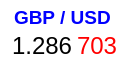
     <widget class="QWidget" name="widget1" native="true">
      <property name="geometry">
       <rect>
        <x>10</x>
        <y>10</y>
        <width>137</width>
        <height>68</height>
       </rect>
      </property>
      <property name="styleSheet">
       <string notr="true">background-color: rgb(255, 255, 255);
border-radius: 10px
</string>
      </property>
      <widget class="QLabel" name="labelGBPUSD1">
       <property name="geometry">
        <rect>
         <x>14</x>
         <y>2</y>
         <width>111</width>
         <height>31</height>
        </rect>
       </property>
       <property name="font">
        <font>
         <pointsize>14</pointsize>
         <weight>75</weight>
         <bold>true</bold>
        </font>
       </property>
       <property name="styleSheet">
        <string notr="true">color: rgb(0, 0, 255);
</string>
       </property>
       <property name="text">
        <string>GBP / USD</string>
       </property>
      </widget>
      <widget class="QLabel" name="labelGBPUSD2">
       <property name="geometry">
        <rect>
         <x>12</x>
         <y>30</y>
         <width>61</width>
         <height>31</height>
        </rect>
       </property>
       <property name="font">
        <font>
         <pointsize>18</pointsize>
        </font>
       </property>
       <property name="styleSheet">
        <string notr="true"/>
       </property>
       <property name="text">
        <string>1.286</string>
       </property>
      </widget>
      <widget class="QLabel" name="labelGBPUSD3">
       <property name="geometry">
        <rect>
         <x>77</x>
         <y>30</y>
         <width>41</width>
         <height>31</height>
        </rect>
       </property>
       <property name="font">
        <font>
         <pointsize>18</pointsize>
        </font>
       </property>
       <property name="styleSheet">
        <string notr="true">color: rgb(255, 0, 0);
</string>
       </property>
       <property name="text">
        <string>703</string>
       </property>
      </widget>
     </widget>
